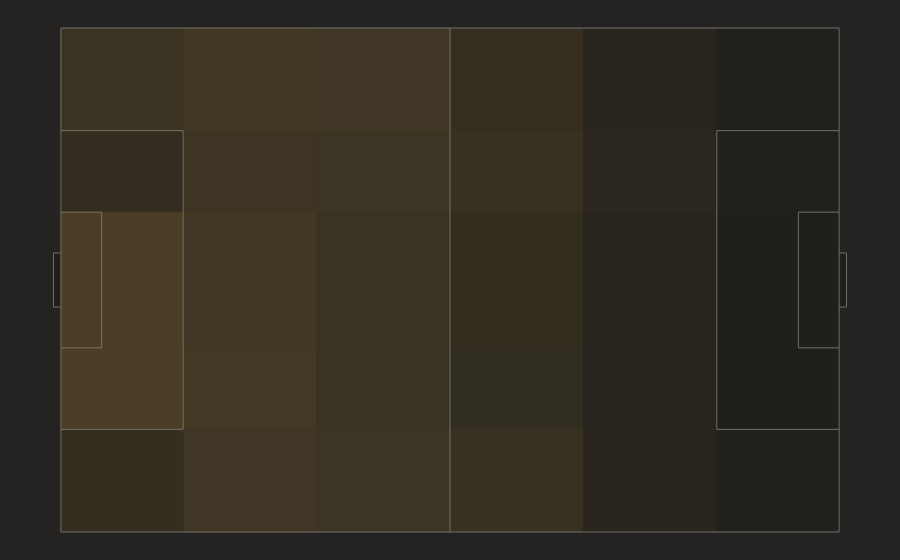

Notebook code for this chart:
### Code cell
import plotly.graph_objects as go
import plotly.express as px
from utils_plotly import set_style, draw_field, hex_to_rgba

min_alpha = 0
max_alpha = 0.3

bin_size = 4
n_bins = (26, 17)
x_offset = 0.55

bin_edges_x = [0, 16.5, 34.5, 52.5, 70.5, 88.5, 105]
bin_edges_y = [0, 13.85, 24.85, 43.15, 54.15, 68]

heatmap, xedges, yedges = np.histogram2d(events['StartX'], events['StartY'], bins=(bin_edges_x, bin_edges_y), range=((0, 105), (0, 68)))
heatmap = heatmap.T
#heatmap = (heatmap - heatmap.min())/(heatmap.max()-heatmap.min())
heatmap = (heatmap-heatmap.min())/((heatmap.max()-heatmap.min())/(max_alpha-min_alpha)) + min_alpha

fig = go.Figure()
set_style(fig)
draw_field(fig)

xs = []
for i in range(0, n_bins[1]):
    xs += list(bin_size*np.array(range(0, n_bins[0])) + bin_size/2 + x_offset)

ys = []
for i in range(0, n_bins[1]):
    ys += list([bin_size*i + bin_size/2]*n_bins[0])

k=1
for i in range(0, len(bin_edges_x)-1):
    for j in range(0, len(bin_edges_y)-1):
        x1 = bin_edges_x[i]
        x2 = bin_edges_x[i+1]
        y1 = bin_edges_y[j]
        y2 = bin_edges_y[j+1]

        fig.add_trace(
            go.Scatter(
                x=[x1, x2, x2, x1, x1], y=[y1, y1, y2, y2, y1],
                mode='lines',
                line=dict(
                    color=hex_to_rgba('#8c0b0b', 0.4),
                    width=0,
                ), 
                showlegend=False, 
                fill="tonext", 
                fillcolor=hex_to_rgba('#96783b', heatmap[j][i]),
                hoverinfo='none'
            )
        )

# colors = list(map(lambda x: hex_to_rgba('#8c0b0b', x), heatmap.flatten()))

fig.show()

### Figure 1 — Plotly figure (JSON) as saved in the notebook; plotly's stock layout.template omitted (floating-point values rounded to 4 significant figures)
{"data": [{"fill": "tonext", "fillcolor": "#1f1e1c", "hoverinfo": "none", "line": {"color": "rgba(255, 255, 255, 0)", "width": 2}, "mode": "lines", "showlegend": false, "type": "scatter", "x": [0, -1, -1, 0], "y": [30.35, 30.35, 37.65, 37.65]}, {"fill": "tonext", "fillcolor": "#1f1e1c", "hoverinfo": "none", "line": {"color": "rgba(255, 255, 255, 0)", "width": 2}, "mode": "lines", "showlegend": false, "type": "scatter", "x": [105, 106, 106, 105], "y": [30.35, 30.35, 37.65, 37.65]}, {"fill": "tonext", "fillcolor": "#1f1e1c", "hoverinfo": "none", "line": {"color": "rgba(255, 255, 255, 0)", "width": 2}, "mode": "lines", "showlegend": false, "type": "scatter", "x": [0, 0, 105, 105], "y": [0, 68, 68, 0]}, {"hoverinfo": "none", "line": {"color": "#6e6e6e", "width": 1}, "mode": "lines", "showlegend": false, "type": "scatter", "x": [0, 0], "y": [0, 68]}, {"hoverinfo": "none", "line": {"color": "#6e6e6e", "width": 1}, "mode": "lines", "showlegend": false, "type": "scatter", "x": [0, 105], "y": [68, 68]}, {"hoverinfo": "none", "line": {"color": "#6e6e6e", "width": 1}, "mode": "lines", "showlegend": false, "type": "scatter", "x": [105, 105], "y": [68, 0]}, {"hoverinfo": "none", "line": {"color": "#6e6e6e", "width": 1}, "mode": "lines", "showlegend": false, "type": "scatter", "x": [105, 0], "y": [0, 0]}, {"hoverinfo": "none", "line": {"color": "#6e6e6e", "width": 1}, "mode": "lines", "showlegend": false, "type": "scatter", "x": [52.5, 52.5], "y": [0, 68]}, {"hoverinfo": "none", "line": {"color": "#6e6e6e", "width": 1}, "mode": "lines", "showlegend": false, "type": "scatter", "x": [16.5, 16.5], "y": [13.85, 54.15]}, {"hoverinfo": "none", "line": {"color": "#6e6e6e", "width": 1}, "mode": "lines", "showlegend": false, "type": "scatter", "x": [0, 16.5], "y": [54.15, 54.15]}, {"hoverinfo": "none", "line": {"color": "#6e6e6e", "width": 1}, "mode": "lines", "showlegend": false, "type": "scatter", "x": [16.5, 0], "y": [13.85, 13.85]}, {"hoverinfo": "none", "line": {"color": "#6e6e6e", "width": 1}, "mode": "lines", "showlegend": false, "type": "scatter", "x": [105, 88.5], "y": [54.15, 54.15]}, {"hoverinfo": "none", "line": {"color": "#6e6e6e", "width": 1}, "mode": "lines", "showlegend": false, "type": "scatter", "x": [88.5, 88.5], "y": [54.15, 13.85]}, {"hoverinfo": "none", "line": {"color": "#6e6e6e", "width": 1}, "mode": "lines", "showlegend": false, "type": "scatter", "x": [88.5, 105], "y": [13.85, 13.85]}, {"hoverinfo": "none", "line": {"color": "#6e6e6e", "width": 1}, "mode": "lines", "showlegend": false, "type": "scatter", "x": [0, 5.5], "y": [43.15, 43.15]}, {"hoverinfo": "none", "line": {"color": "#6e6e6e", "width": 1}, "mode": "lines", "showlegend": false, "type": "scatter", "x": [5.5, 5.5], "y": [43.15, 24.85]}, {"hoverinfo": "none", "line": {"color": "#6e6e6e", "width": 1}, "mode": "lines", "showlegend": false, "type": "scatter", "x": [5.5, 0], "y": [24.85, 24.85]}, {"hoverinfo": "none", "line": {"color": "#6e6e6e", "width": 1}, "mode": "lines", "showlegend": false, "type": "scatter", "x": [105, 99.5], "y": [43.15, 43.15]}, {"hoverinfo": "none", "line": {"color": "#6e6e6e", "width": 1}, "mode": "lines", "showlegend": false, "type": "scatter", "x": [99.5, 99.5], "y": [43.15, 24.85]}, {"hoverinfo": "none", "line": {"color": "#6e6e6e", "width": 1}, "mode": "lines", "showlegend": false, "type": "scatter", "x": [99.5, 105], "y": [24.85, 24.85]}, {"hoverinfo": "none", "line": {"color": "#6e6e6e", "width": 1}, "mode": "lines", "showlegend": false, "type": "scatter", "x": [0, -1], "y": [30.35, 30.35]}, {"hoverinfo": "none", "line": {"color": "#6e6e6e", "width": 1}, "mode": "lines", "showlegend": false, "type": "scatter", "x": [0, -1], "y": [37.65, 37.65]}, {"hoverinfo": "none", "line": {"color": "#6e6e6e", "width": 1}, "mode": "lines", "showlegend": false, "type": "scatter", "x": [-1, -1], "y": [30.35, 37.65]}, {"hoverinfo": "none", "line": {"color": "#6e6e6e", "width": 1}, "mode": "lines", "showlegend": false, "type": "scatter", "x": [105, 106], "y": [30.35, 30.35]}, {"hoverinfo": "none", "line": {"color": "#6e6e6e", "width": 1}, "mode": "lines", "showlegend": false, "type": "scatter", "x": [105, 106], "y": [37.65, 37.65]}, {"hoverinfo": "none", "line": {"color": "#6e6e6e", "width": 1}, "mode": "lines", "showlegend": false, "type": "scatter", "x": [106, 106], "y": [30.35, 37.65]}, {"fill": "tonext", "fillcolor": "rgba(150, 120, 59, 0.09189014539579966)", "hoverinfo": "none", "line": {"color": "rgba(140, 11, 11, 0.4)", "width": 0}, "mode": "lines", "showlegend": false, "type": "scatter", "x": [0, 16.5, 16.5, 0, 0], "y": [0, 0, 13.85, 13.85, 0]}, {"fill": "tonext", "fillcolor": "rgba(150, 120, 59, 0.09508885298869142)", "hoverinfo": "none", "line": {"color": "rgba(140, 11, 11, 0.4)", "width": 0}, "mode": "lines", "showlegend": false, "type": "scatter", "x": [0, 16.5, 16.5, 0, 0], "y": [13.85, 13.85, 24.85, 24.85, 13.85]}, {"fill": "tonext", "fillcolor": "rgba(150, 120, 59, 0.3)", "hoverinfo": "none", "line": {"color": "rgba(140, 11, 11, 0.4)", "width": 0}, "mode": "lines", "showlegend": false, "type": "scatter", "x": [0, 16.5, 16.5, 0, 0], "y": [24.85, 24.85, 43.15, 43.15, 24.85]}, {"fill": "tonext", "fillcolor": "rgba(150, 120, 59, 0.08617124394184167)", "hoverinfo": "none", "line": {"color": "rgba(140, 11, 11, 0.4)", "width": 0}, "mode": "lines", "showlegend": false, "type": "scatter", "x": [0, 16.5, 16.5, 0, 0], "y": [43.15, 43.15, 54.15, 54.15, 43.15]}, {"fill": "tonext", "fillcolor": "rgba(150, 120, 59, 0.08966074313408723)", "hoverinfo": "none", "line": {"color": "rgba(140, 11, 11, 0.4)", "width": 0}, "mode": "lines", "showlegend": false, "type": "scatter", "x": [0, 16.5, 16.5, 0, 0], "y": [54.15, 54.15, 68, 68, 54.15]}, {"fill": "tonext", "fillcolor": "rgba(150, 120, 59, 0.1589660743134087)", "hoverinfo": "none", "line": {"color": "rgba(140, 11, 11, 0.4)", "width": 0}, "mode": "lines", "showlegend": false, "type": "scatter", "x": [16.5, 34.5, 34.5, 16.5, 16.5], "y": [0, 0, 13.85, 13.85, 0]}, {"fill": "tonext", "fillcolor": "rgba(150, 120, 59, 0.13279483037156703)", "hoverinfo": "none", "line": {"color": "rgba(140, 11, 11, 0.4)", "width": 0}, "mode": "lines", "showlegend": false, "type": "scatter", "x": [16.5, 34.5, 34.5, 16.5, 16.5], "y": [13.85, 13.85, 24.85, 24.85, 13.85]}, {"fill": "tonext", "fillcolor": "rgba(150, 120, 59, 0.17951534733441032)", "hoverinfo": "none", "line": {"color": "rgba(140, 11, 11, 0.4)", "width": 0}, "mode": "lines", "showlegend": false, "type": "scatter", "x": [16.5, 34.5, 34.5, 16.5, 16.5], "y": [24.85, 24.85, 43.15, 43.15, 24.85]}, {"fill": "tonext", "fillcolor": "rgba(150, 120, 59, 0.11941841680129239)", "hoverinfo": "none", "line": {"color": "rgba(140, 11, 11, 0.4)", "width": 0}, "mode": "lines", "showlegend": false, "type": "scatter", "x": [16.5, 34.5, 34.5, 16.5, 16.5], "y": [43.15, 43.15, 54.15, 54.15, 43.15]}, {"fill": "tonext", "fillcolor": "rgba(150, 120, 59, 0.15247172859450725)", "hoverinfo": "none", "line": {"color": "rgba(140, 11, 11, 0.4)", "width": 0}, "mode": "lines", "showlegend": false, "type": "scatter", "x": [16.5, 34.5, 34.5, 16.5, 16.5], "y": [54.15, 54.15, 68, 68, 54.15]}, {"fill": "tonext", "fillcolor": "rgba(150, 120, 59, 0.15683360258481419)", "hoverinfo": "none", "line": {"color": "rgba(140, 11, 11, 0.4)", "width": 0}, "mode": "lines", "showlegend": false, "type": "scatter", "x": [34.5, 52.5, 52.5, 34.5, 34.5], "y": [0, 0, 13.85, 13.85, 0]}, {"fill": "tonext", "fillcolor": "rgba(150, 120, 59, 0.11321486268174473)", "hoverinfo": "none", "line": {"color": "rgba(140, 11, 11, 0.4)", "width": 0}, "mode": "lines", "showlegend": false, "type": "scatter", "x": [34.5, 52.5, 52.5, 34.5, 34.5], "y": [13.85, 13.85, 24.85, 24.85, 13.85]}, {"fill": "tonext", "fillcolor": "rgba(150, 120, 59, 0.12600969305331178)", "hoverinfo": "none", "line": {"color": "rgba(140, 11, 11, 0.4)", "width": 0}, "mode": "lines", "showlegend": false, "type": "scatter", "x": [34.5, 52.5, 52.5, 34.5, 34.5], "y": [24.85, 24.85, 43.15, 43.15, 24.85]}, {"fill": "tonext", "fillcolor": "rgba(150, 120, 59, 0.11302100161550888)", "hoverinfo": "none", "line": {"color": "rgba(140, 11, 11, 0.4)", "width": 0}, "mode": "lines", "showlegend": false, "type": "scatter", "x": [34.5, 52.5, 52.5, 34.5, 34.5], "y": [43.15, 43.15, 54.15, 54.15, 43.15]}, {"fill": "tonext", "fillcolor": "rgba(150, 120, 59, 0.1602261712439418)", "hoverinfo": "none", "line": {"color": "rgba(140, 11, 11, 0.4)", "width": 0}, "mode": "lines", "showlegend": false, "type": "scatter", "x": [34.5, 52.5, 52.5, 34.5, 34.5], "y": [54.15, 54.15, 68, 68, 54.15]}, {"fill": "tonext", "fillcolor": "rgba(150, 120, 59, 0.13182552504038772)", "hoverinfo": "none", "line": {"color": "rgba(140, 11, 11, 0.4)", "width": 0}, "mode": "lines", "showlegend": false, "type": "scatter", "x": [52.5, 70.5, 70.5, 52.5, 52.5], "y": [0, 0, 13.85, 13.85, 0]}, {"fill": "tonext", "fillcolor": "rgba(150, 120, 59, 0.081421647819063)", "hoverinfo": "none", "line": {"color": "rgba(140, 11, 11, 0.4)", "width": 0}, "mode": "lines", "showlegend": false, "type": "scatter", "x": [52.5, 70.5, 70.5, 52.5, 52.5], "y": [13.85, 13.85, 24.85, 24.85, 13.85]}, {"fill": "tonext", "fillcolor": "rgba(150, 120, 59, 0.09237479806138933)", "hoverinfo": "none", "line": {"color": "rgba(140, 11, 11, 0.4)", "width": 0}, "mode": "lines", "showlegend": false, "type": "scatter", "x": [52.5, 70.5, 70.5, 52.5, 52.5], "y": [24.85, 24.85, 43.15, 43.15, 24.85]}, {"fill": "tonext", "fillcolor": "rgba(150, 120, 59, 0.0862681744749596)", "hoverinfo": "none", "line": {"color": "rgba(140, 11, 11, 0.4)", "width": 0}, "mode": "lines", "showlegend": false, "type": "scatter", "x": [52.5, 70.5, 70.5, 52.5, 52.5], "y": [43.15, 43.15, 54.15, 54.15, 43.15]}, {"fill": "tonext", "fillcolor": "rgba(150, 120, 59, 0.13764135702746363)", "hoverinfo": "none", "line": {"color": "rgba(140, 11, 11, 0.4)", "width": 0}, "mode": "lines", "showlegend": false, "type": "scatter", "x": [52.5, 70.5, 70.5, 52.5, 52.5], "y": [54.15, 54.15, 68, 68, 54.15]}, {"fill": "tonext", "fillcolor": "rgba(150, 120, 59, 0.06067851373182552)", "hoverinfo": "none", "line": {"color": "rgba(140, 11, 11, 0.4)", "width": 0}, "mode": "lines", "showlegend": false, "type": "scatter", "x": [70.5, 88.5, 88.5, 70.5, 70.5], "y": [0, 0, 13.85, 13.85, 0]}, {"fill": "tonext", "fillcolor": "rgba(150, 120, 59, 0.02849757673667205)", "hoverinfo": "none", "line": {"color": "rgba(140, 11, 11, 0.4)", "width": 0}, "mode": "lines", "showlegend": false, "type": "scatter", "x": [70.5, 88.5, 88.5, 70.5, 70.5], "y": [13.85, 13.85, 24.85, 24.85, 13.85]}, {"fill": "tonext", "fillcolor": "rgba(150, 120, 59, 0.04109854604200323)", "hoverinfo": "none", "line": {"color": "rgba(140, 11, 11, 0.4)", "width": 0}, "mode": "lines", "showlegend": false, "type": "scatter", "x": [70.5, 88.5, 88.5, 70.5, 70.5], "y": [24.85, 24.85, 43.15, 43.15, 24.85]}, {"fill": "tonext", "fillcolor": "rgba(150, 120, 59, 0.034604200323101776)", "hoverinfo": "none", "line": {"color": "rgba(140, 11, 11, 0.4)", "width": 0}, "mode": "lines", "showlegend": false, "type": "scatter", "x": [70.5, 88.5, 88.5, 70.5, 70.5], "y": [43.15, 43.15, 54.15, 54.15, 43.15]}, {"fill": "tonext", "fillcolor": "rgba(150, 120, 59, 0.06794830371567043)", "hoverinfo": "none", "line": {"color": "rgba(140, 11, 11, 0.4)", "width": 0}, "mode": "lines", "showlegend": false, "type": "scatter", "x": [70.5, 88.5, 88.5, 70.5, 70.5], "y": [54.15, 54.15, 68, 68, 54.15]}, {"fill": "tonext", "fillcolor": "rgba(150, 120, 59, 0.014927302100161549)", "hoverinfo": "none", "line": {"color": "rgba(140, 11, 11, 0.4)", "width": 0}, "mode": "lines", "showlegend": false, "type": "scatter", "x": [88.5, 105, 105, 88.5, 88.5], "y": [0, 0, 13.85, 13.85, 0]}, {"fill": "tonext", "fillcolor": "rgba(150, 120, 59, 0.0011631663974151856)", "hoverinfo": "none", "line": {"color": "rgba(140, 11, 11, 0.4)", "width": 0}, "mode": "lines", "showlegend": false, "type": "scatter", "x": [88.5, 105, 105, 88.5, 88.5], "y": [13.85, 13.85, 24.85, 24.85, 13.85]}, {"fill": "tonext", "fillcolor": "rgba(150, 120, 59, 0.009499192245557349)", "hoverinfo": "none", "line": {"color": "rgba(140, 11, 11, 0.4)", "width": 0}, "mode": "lines", "showlegend": false, "type": "scatter", "x": [88.5, 105, 105, 88.5, 88.5], "y": [24.85, 24.85, 43.15, 43.15, 24.85]}, {"fill": "tonext", "fillcolor": "rgba(150, 120, 59, 0.0)", "hoverinfo": "none", "line": {"color": "rgba(140, 11, 11, 0.4)", "width": 0}, "mode": "lines", "showlegend": false, "type": "scatter", "x": [88.5, 105, 105, 88.5, 88.5], "y": [43.15, 43.15, 54.15, 54.15, 43.15]}, {"fill": "tonext", "fillcolor": "rgba(150, 120, 59, 0.015218093699515345)", "hoverinfo": "none", "line": {"color": "rgba(140, 11, 11, 0.4)", "width": 0}, "mode": "lines", "showlegend": false, "type": "scatter", "x": [88.5, 105, 105, 88.5, 88.5], "y": [54.15, 54.15, 68, 68, 54.15]}], "layout": {"font": {"color": "#d9d9d9", "family": "Lato", "size": 12}, "hoverlabel": {"bgcolor": "#1f1e1c", "bordercolor": "#bdbdbd", "font": {"color": "rgba(189, 189, 189, 0.85)", "family": "Lato", "size": 13}}, "margin": {"b": 0, "l": 0, "r": 0, "t": 0}, "paper_bgcolor": "#242321", "plot_bgcolor": "rgba(0,0,0,0)", "xaxis": {"autorange": true, "fixedrange": true, "range": [-2, 107], "showgrid": false, "visible": false, "zeroline": false}, "yaxis": {"autorange": true, "fixedrange": true, "range": [-0.5, 68.5], "scaleanchor": "x", "scaleratio": 1, "showgrid": false, "visible": false, "zeroline": false}}}
